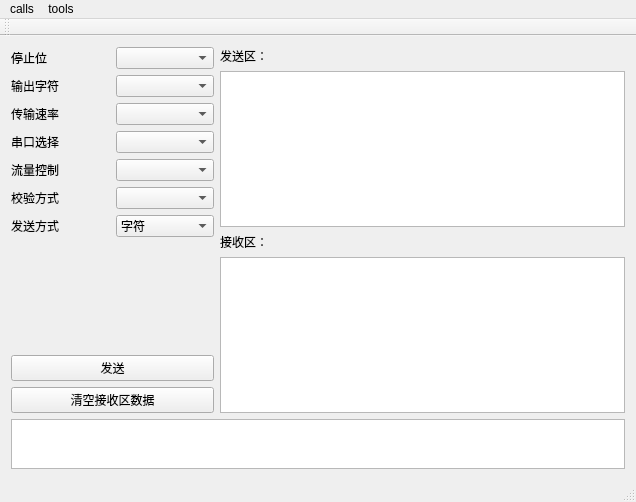
<?xml version="1.0" encoding="UTF-8"?>
<ui version="4.0">
 <class>MainWindow</class>
 <widget class="QMainWindow" name="MainWindow">
  <property name="geometry">
   <rect>
    <x>0</x>
    <y>0</y>
    <width>636</width>
    <height>502</height>
   </rect>
  </property>
  <property name="windowTitle">
   <string>MainWindow</string>
  </property>
  <widget class="QWidget" name="centralWidget">
   <layout class="QGridLayout" name="gridLayout">
    <item row="0" column="0">
     <layout class="QHBoxLayout" name="horizontalLayout_2" stretch="1,2">
      <item>
       <layout class="QVBoxLayout" name="verticalLayout_3">
        <item>
         <layout class="QHBoxLayout" name="horizontalLayout">
          <item>
           <layout class="QVBoxLayout" name="verticalLayout">
            <item>
             <widget class="QLabel" name="label_2">
              <property name="text">
               <string>停止位</string>
              </property>
             </widget>
            </item>
            <item>
             <widget class="QLabel" name="label_3">
              <property name="text">
               <string>输出字符</string>
              </property>
             </widget>
            </item>
            <item>
             <widget class="QLabel" name="label_4">
              <property name="text">
               <string>传输速率</string>
              </property>
             </widget>
            </item>
            <item>
             <widget class="QLabel" name="label_5">
              <property name="text">
               <string>串口选择</string>
              </property>
             </widget>
            </item>
            <item>
             <widget class="QLabel" name="label_6">
              <property name="text">
               <string>流量控制</string>
              </property>
             </widget>
            </item>
            <item>
             <widget class="QLabel" name="label_7">
              <property name="text">
               <string>校验方式</string>
              </property>
             </widget>
            </item>
            <item>
             <widget class="QLabel" name="label_8">
              <property name="text">
               <string>发送方式</string>
              </property>
             </widget>
            </item>
           </layout>
          </item>
          <item>
           <layout class="QVBoxLayout" name="verticalLayout_2">
            <item>
             <widget class="QComboBox" name="cb_stop"/>
            </item>
            <item>
             <widget class="QComboBox" name="cb_input"/>
            </item>
            <item>
             <widget class="QComboBox" name="cb_speed"/>
            </item>
            <item>
             <widget class="QComboBox" name="cb_port"/>
            </item>
            <item>
             <widget class="QComboBox" name="cb_flow"/>
            </item>
            <item>
             <widget class="QComboBox" name="cb_style"/>
            </item>
            <item>
             <widget class="QComboBox" name="cb_send">
              <item>
               <property name="text">
                <string>字符</string>
               </property>
              </item>
              <item>
               <property name="text">
                <string>十六进制</string>
               </property>
              </item>
             </widget>
            </item>
           </layout>
          </item>
         </layout>
        </item>
        <item>
         <spacer name="verticalSpacer_2">
          <property name="orientation">
           <enum>Qt::Vertical</enum>
          </property>
          <property name="sizeHint" stdset="0">
           <size>
            <width>20</width>
            <height>40</height>
           </size>
          </property>
         </spacer>
        </item>
        <item>
         <widget class="QPushButton" name="pb_send">
          <property name="text">
           <string>发送</string>
          </property>
         </widget>
        </item>
        <item>
         <widget class="QPushButton" name="pushButton">
          <property name="text">
           <string>清空接收区数据</string>
          </property>
         </widget>
        </item>
       </layout>
      </item>
      <item>
       <layout class="QVBoxLayout" name="verticalLayout_4" stretch="0,0,0,0">
        <item>
         <widget class="QLabel" name="label_9">
          <property name="text">
           <string>发送区：</string>
          </property>
         </widget>
        </item>
        <item>
         <widget class="QPlainTextEdit" name="plainTextEdit2"/>
        </item>
        <item>
         <widget class="QLabel" name="label_10">
          <property name="text">
           <string>接收区：</string>
          </property>
         </widget>
        </item>
        <item>
         <widget class="QPlainTextEdit" name="plainTextEdit1"/>
        </item>
       </layout>
      </item>
     </layout>
    </item>
    <item row="1" column="0">
     <widget class="QTextEdit" name="textEdit">
      <property name="sizePolicy">
       <sizepolicy hsizetype="Expanding" vsizetype="Maximum">
        <horstretch>0</horstretch>
        <verstretch>0</verstretch>
       </sizepolicy>
      </property>
      <property name="maximumSize">
       <size>
        <width>16777215</width>
        <height>50</height>
       </size>
      </property>
     </widget>
    </item>
   </layout>
  </widget>
  <widget class="QMenuBar" name="menuBar">
   <property name="geometry">
    <rect>
     <x>0</x>
     <y>0</y>
     <width>636</width>
     <height>23</height>
    </rect>
   </property>
   <widget class="QMenu" name="menucalls">
    <property name="title">
     <string>calls</string>
    </property>
    <addaction name="actionconnect"/>
    <addaction name="actiondisconnect"/>
    <addaction name="actionquit"/>
   </widget>
   <widget class="QMenu" name="menutools">
    <property name="title">
     <string>tools</string>
    </property>
   </widget>
   <addaction name="menucalls"/>
   <addaction name="menutools"/>
  </widget>
  <widget class="QToolBar" name="mainToolBar">
   <attribute name="toolBarArea">
    <enum>TopToolBarArea</enum>
   </attribute>
   <attribute name="toolBarBreak">
    <bool>false</bool>
   </attribute>
  </widget>
  <widget class="QStatusBar" name="statusBar"/>
  <action name="actionconnect">
   <property name="text">
    <string>connect</string>
   </property>
  </action>
  <action name="actiondisconnect">
   <property name="text">
    <string>disconnect</string>
   </property>
  </action>
  <action name="actionquit">
   <property name="text">
    <string>quit</string>
   </property>
  </action>
 </widget>
 <layoutdefault spacing="6" margin="11"/>
 <resources/>
 <connections/>
</ui>
